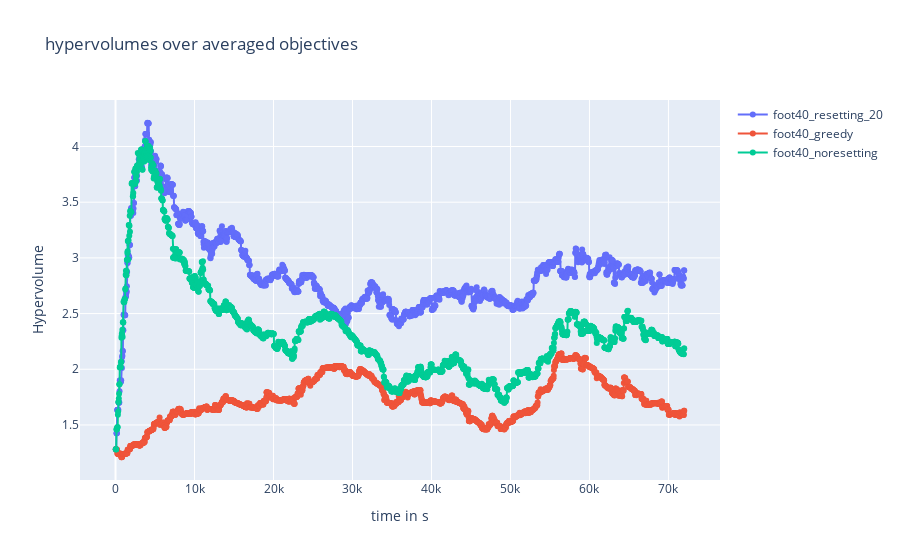
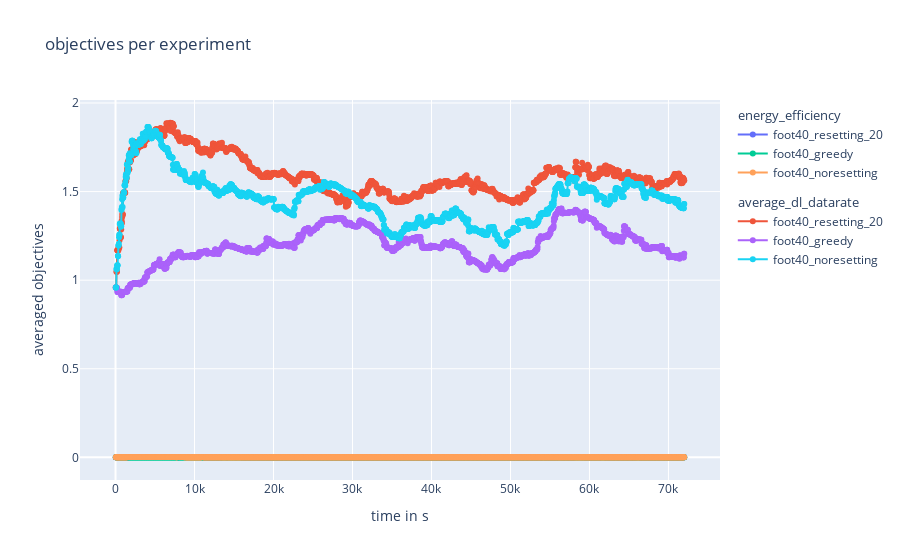
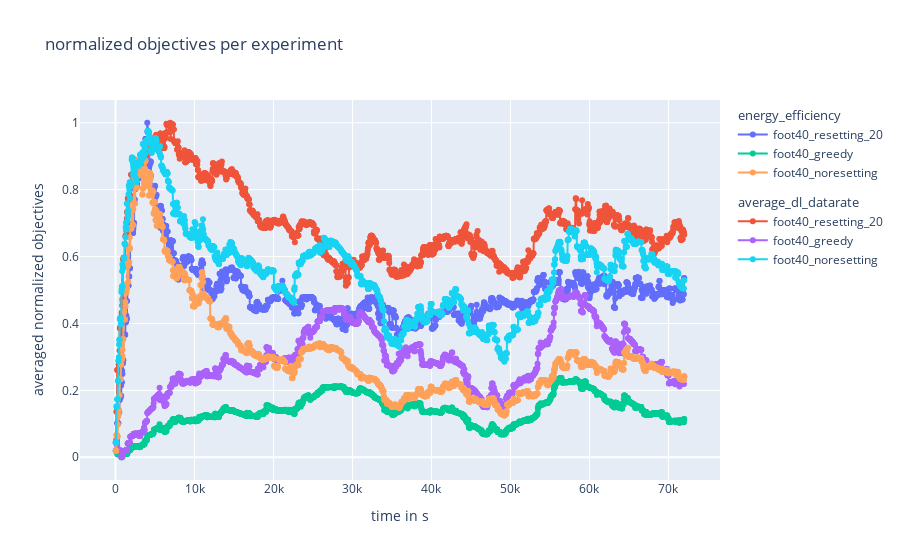

Notebook code cell kept with these figures, in order:
### Code cell
##################
# plots for comparing experiments
##################

## hyper volume plot


fig1 = go.Figure()
fig1.update_layout(
    title="hypervolumes over averaged objectives",
    xaxis_title="time in s",
    yaxis_title="Hypervolume")


## add experiment hypervolumes 
for index, value in enumerate(hypervolume_list):
    fig1.add_trace(
        go.Scatter(
            x=time_and_frames_list[:, 1],
            y=value,
            mode='lines+markers',
            name= f"{str(configuration_names[index])}",
        ))


## objective volume plot
fig2 = go.Figure()

fig2.update_layout(
    title= "objectives per experiment",
    xaxis_title="time in s",
    yaxis_title="averaged objectives"
    )
for index, _ in enumerate(objective_1_list):
    fig2.add_trace(
        go.Scatter(
            x=time_and_frames_list[:, 1],
            y=objective_1_list[index],
            name=str(configuration_names[index]),
            mode='lines+markers',
            legendgroup="energy_efficiency",
            legendgrouptitle_text="energy_efficiency"
        ))
    fig2.add_trace(
        go.Scatter(
            x=time_and_frames_list[:, 1],
            y=objective_2_list[index],
            name=str(configuration_names[index]),
            mode='lines+markers',
            legendgroup="average_dl_datarate",
            legendgrouptitle_text="average_dl_datarate"
        ))


## normalized objective plot

fig3 = go.Figure()

fig3.update_layout(
    title= "normalized objectives per experiment",
    xaxis_title="time in s",
    yaxis_title="averaged normalized objectives"
    )

for index, _ in enumerate(objective_1_normalized_list):
    fig3.add_trace(
        go.Scatter(
            x=time_and_frames_list[:, 1],
            y=objective_1_normalized_list[index],
            name=str(configuration_names[index]),
            mode='lines+markers',
            legendgroup="energy_efficiency",
            legendgrouptitle_text="energy_efficiency"
        ))
    fig3.add_trace(
        go.Scatter(
            x=time_and_frames_list[:, 1],
            y=objective_2_normalized_list[index],
            name=str(configuration_names[index]),
            mode='lines+markers',
            legendgroup="average_dl_datarate",
            legendgrouptitle_text="average_dl_datarate"
        ))

fig1.show()
fig2.show()
fig3.show()

### Figure 1 — Plotly figure (JSON) as saved in the notebook; plotly's stock layout.template omitted (floating-point values rounded to 4 significant figures; data arrays with more than 128 entries replaced by an {"elided": "..."} marker saying what was removed)
{"data": [{"mode": "lines+markers", "name": "foot40_resetting_20", "type": "scatter", "x": {"elided": "2400 int values"}, "y": {"elided": "2400 float values"}}, {"mode": "lines+markers", "name": "foot40_greedy", "type": "scatter", "x": {"elided": "2400 int values"}, "y": {"elided": "2400 float values"}}, {"mode": "lines+markers", "name": "foot40_noresetting", "type": "scatter", "x": {"elided": "2400 int values"}, "y": {"elided": "2400 float values"}}], "layout": {"autosize": true, "title": {"text": "hypervolumes over averaged objectives"}, "xaxis": {"autorange": true, "range": [-4387.0, 76420.0], "title": {"text": "time in s"}, "type": "linear"}, "yaxis": {"autorange": true, "range": [0.9622, 4.461], "title": {"text": "Hypervolume"}, "type": "linear"}}}

### Figure 2 — Plotly figure (JSON) as saved in the notebook; plotly's stock layout.template omitted (floating-point values rounded to 4 significant figures; data arrays with more than 128 entries replaced by an {"elided": "..."} marker saying what was removed)
{"data": [{"legendgroup": "energy_efficiency", "legendgrouptitle": {"text": "energy_efficiency"}, "mode": "lines+markers", "name": "foot40_resetting_20", "type": "scatter", "x": {"elided": "2400 int values"}, "y": {"elided": "2400 float values"}}, {"legendgroup": "average_dl_datarate", "legendgrouptitle": {"text": "average_dl_datarate"}, "mode": "lines+markers", "name": "foot40_resetting_20", "type": "scatter", "x": {"elided": "2400 int values"}, "y": {"elided": "2400 float values"}}, {"legendgroup": "energy_efficiency", "legendgrouptitle": {"text": "energy_efficiency"}, "mode": "lines+markers", "name": "foot40_greedy", "type": "scatter", "x": {"elided": "2400 int values"}, "y": {"elided": "2400 float values"}}, {"legendgroup": "average_dl_datarate", "legendgrouptitle": {"text": "average_dl_datarate"}, "mode": "lines+markers", "name": "foot40_greedy", "type": "scatter", "x": {"elided": "2400 int values"}, "y": {"elided": "2400 float values"}}, {"legendgroup": "energy_efficiency", "legendgrouptitle": {"text": "energy_efficiency"}, "mode": "lines+markers", "name": "foot40_noresetting", "type": "scatter", "x": {"elided": "2400 int values"}, "y": {"elided": "2400 float values"}}, {"legendgroup": "average_dl_datarate", "legendgrouptitle": {"text": "average_dl_datarate"}, "mode": "lines+markers", "name": "foot40_noresetting", "type": "scatter", "x": {"elided": "2400 int values"}, "y": {"elided": "2400 float values"}}], "layout": {"autosize": true, "title": {"text": "objectives per experiment"}, "xaxis": {"autorange": true, "range": [-4387.0, 76420.0], "title": {"text": "time in s"}, "type": "linear"}, "yaxis": {"autorange": true, "range": [-0.1552, 2.044], "title": {"text": "averaged objectives"}, "type": "linear"}}}

### Figure 3 — Plotly figure (JSON) as saved in the notebook; plotly's stock layout.template omitted (floating-point values rounded to 4 significant figures; data arrays with more than 128 entries replaced by an {"elided": "..."} marker saying what was removed)
{"data": [{"legendgroup": "energy_efficiency", "legendgrouptitle": {"text": "energy_efficiency"}, "mode": "lines+markers", "name": "foot40_resetting_20", "type": "scatter", "x": {"elided": "2400 int values"}, "y": {"elided": "2400 float values"}}, {"legendgroup": "average_dl_datarate", "legendgrouptitle": {"text": "average_dl_datarate"}, "mode": "lines+markers", "name": "foot40_resetting_20", "type": "scatter", "x": {"elided": "2400 int values"}, "y": {"elided": "2400 float values"}}, {"legendgroup": "energy_efficiency", "legendgrouptitle": {"text": "energy_efficiency"}, "mode": "lines+markers", "name": "foot40_greedy", "type": "scatter", "x": {"elided": "2400 int values"}, "y": {"elided": "2400 float values"}}, {"legendgroup": "average_dl_datarate", "legendgrouptitle": {"text": "average_dl_datarate"}, "mode": "lines+markers", "name": "foot40_greedy", "type": "scatter", "x": {"elided": "2400 int values"}, "y": {"elided": "2400 float values"}}, {"legendgroup": "energy_efficiency", "legendgrouptitle": {"text": "energy_efficiency"}, "mode": "lines+markers", "name": "foot40_noresetting", "type": "scatter", "x": {"elided": "2400 int values"}, "y": {"elided": "2400 float values"}}, {"legendgroup": "average_dl_datarate", "legendgrouptitle": {"text": "average_dl_datarate"}, "mode": "lines+markers", "name": "foot40_noresetting", "type": "scatter", "x": {"elided": "2400 int values"}, "y": {"elided": "2400 float values"}}], "layout": {"autosize": true, "title": {"text": "normalized objectives per experiment"}, "xaxis": {"autorange": true, "range": [-4387.0, 76420.0], "title": {"text": "time in s"}, "type": "linear"}, "yaxis": {"autorange": true, "range": [-0.08252, 1.083], "title": {"text": "averaged normalized objectives"}, "type": "linear"}}}
